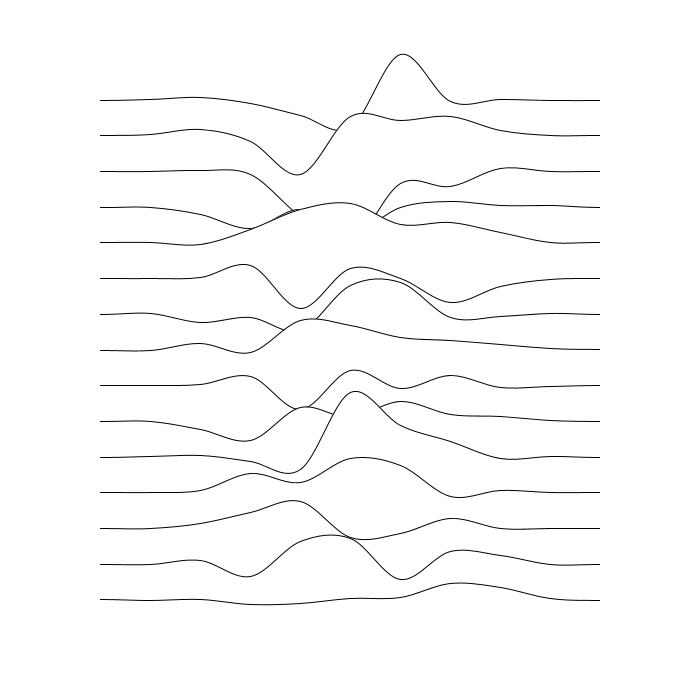
Frame 1 (no input)
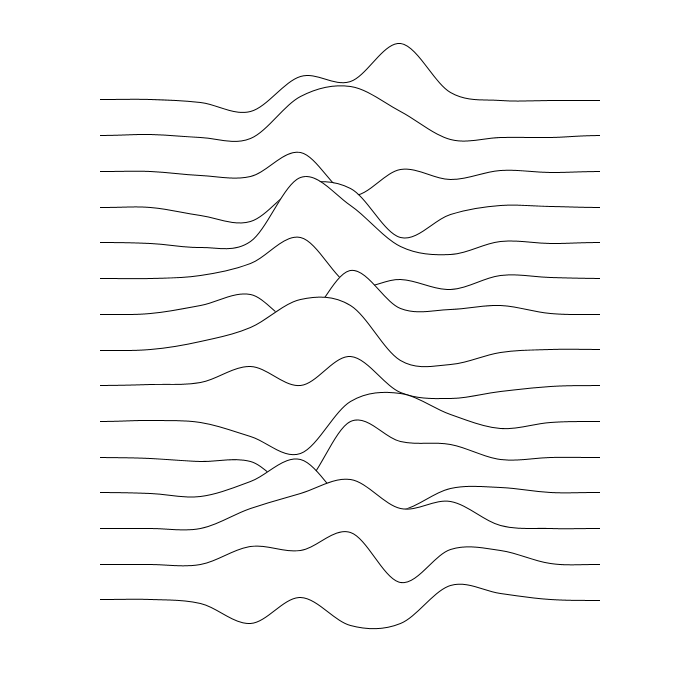
Frame 2 (the mouse pressed at the canvas centre, redrawn once)

The Processing sketch that drew these frames (run headless with seeded random() and noise(); the mouse was pressed at the canvas centre and the sketch redrawn once):

// Processing sketch: generative_art_j186
// ── generative_art_j186.pde
void setup() {
  size(700, 700);
  pixelDensity(2);
  frameRate(3);
  noLoop();
}

void draw() {
  for (int n = 0; n < 20; n++) {
    stroke(0);
    background(255);
    float xoff = random(10000);
    for (int i = 0; i < 15; i++) {
      float yoff = 0;
      beginShape();
      curveVertex(0, 700);
      curveVertex(0, 700);
      curveVertex(0, map(i, 0, 14, 100, 600));
      for (int j = 0; j < 11; j++) {
        float s = (1/(1.5*sqrt(2*PI)))*exp(-(pow(j-5, 2)/(2*pow(1.5, 2))))*500;
        float x = map(j, 0, 10, 100, 600);
        float y = map(i, 0, 14, 100, 600) + map(noise(xoff, yoff), 0, 1, -1, 1)*s;
        curveVertex(x, y);
        yoff += 0.5;
      }
      curveVertex(700, map(i, 0, 14, 100, 600));
      curveVertex(700, 700);
      curveVertex(700, 700);
      endShape(CLOSE);
      xoff++;
    }
    noStroke();
    rect(0, 0, 100, 700);
    rect(600, 0, 100, 700);
    save("art" + n + ".jpg");
  }
}
